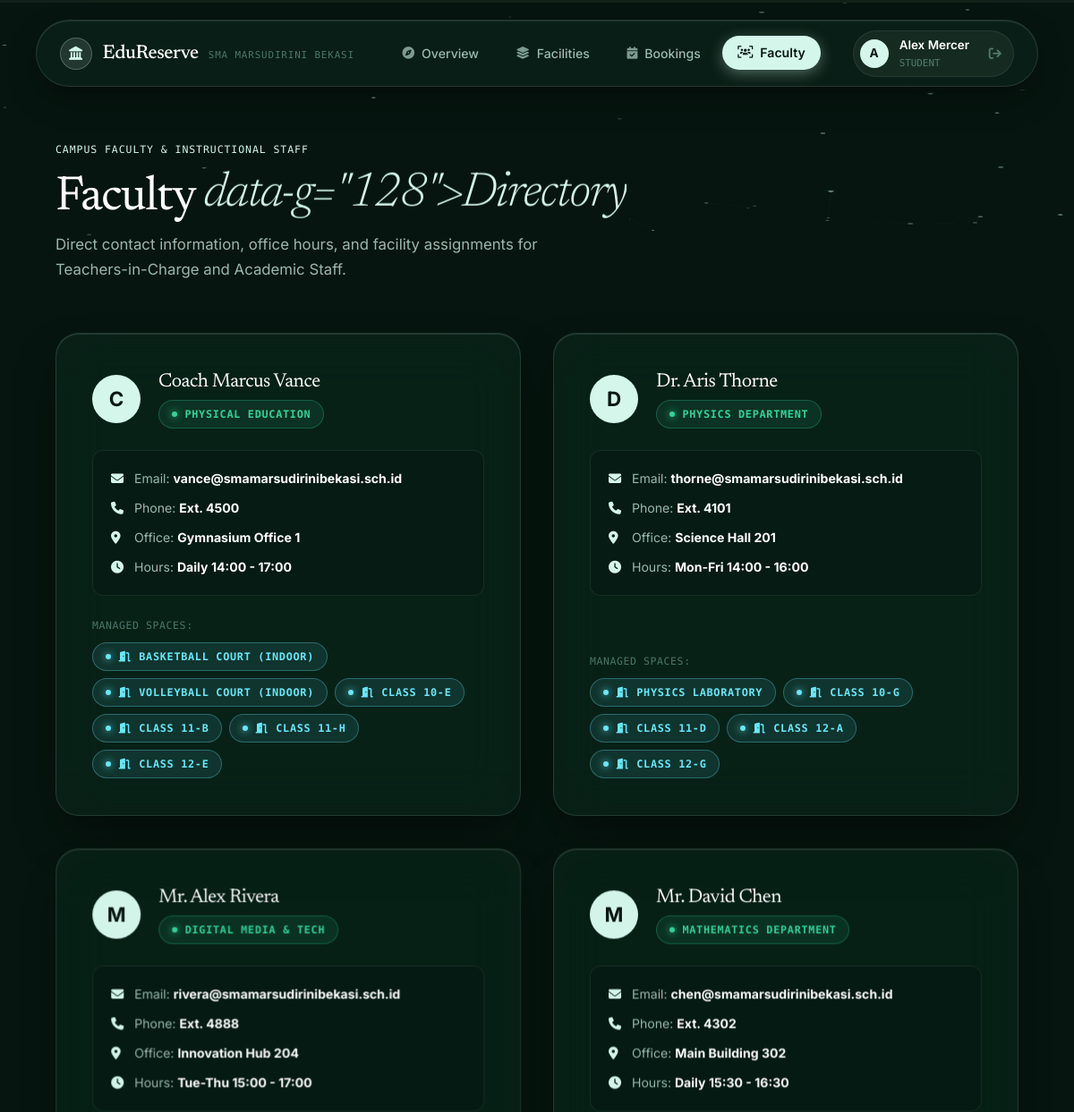
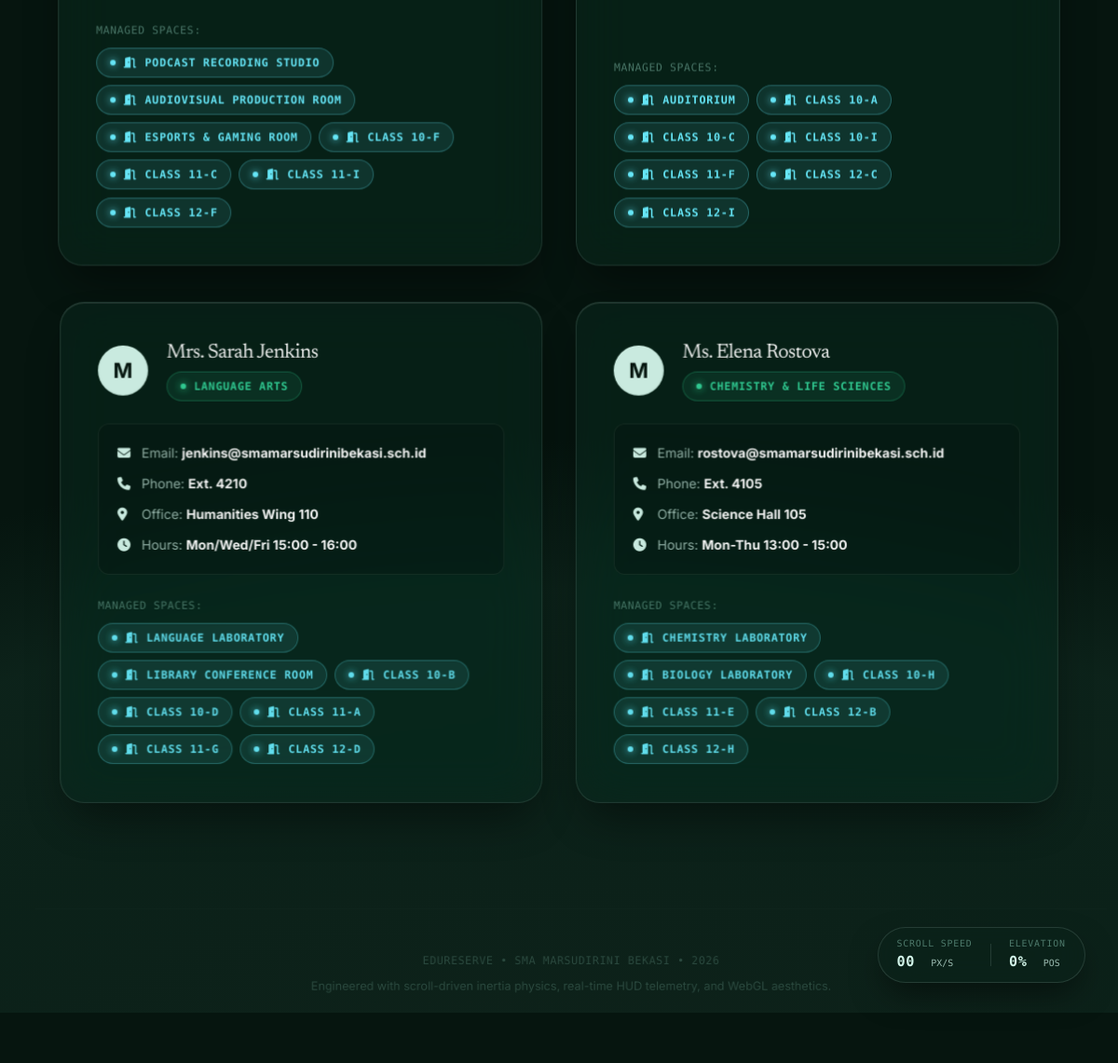
The app's page /teachers (signed in) with its own data (2 pictures, top to bottom).
### tables this page shows
CREATE TABLE users (
        id INTEGER PRIMARY KEY AUTOINCREMENT,
        name TEXT NOT NULL,
        email TEXT UNIQUE NOT NULL,
        password_hash TEXT NOT NULL,
        role TEXT NOT NULL,
        student_id_number TEXT UNIQUE,
        grade_level TEXT,
        homeroom_teacher_id INTEGER,
        homeroom_classroom_id INTEGER,
        department TEXT,
        office_location TEXT,
        contact_phone TEXT,
        office_hours TEXT,
        assigned_homeroom_classroom_id INTEGER
    );

CREATE TABLE rooms (
        id INTEGER PRIMARY KEY AUTOINCREMENT,
        name TEXT NOT NULL,
        category TEXT NOT NULL,
        capacity INTEGER NOT NULL,
        location TEXT NOT NULL,
        teacher_in_charge_id INTEGER NOT NULL,
        qr_pin TEXT NOT NULL DEFAULT '1234',
        requires_after_hours_only INTEGER NOT NULL DEFAULT 0,
        description TEXT,
        icon TEXT,
        extra_data TEXT
    );

### app.py (the view)
@app.route('/teachers')
def teachers_directory():
    user = get_current_user()
    if not user:
        return redirect(url_for('login'))
    conn = get_db()
    cursor = conn.cursor()
    cursor.execute("SELECT * FROM users WHERE role = 'teacher' ORDER BY name ASC")
    t_rows = cursor.fetchall()
    teacher_list = []
    for tr in t_rows:
        t_obj = AuthService._instantiate_user(tr)
        cursor.execute("SELECT * FROM rooms WHERE teacher_in_charge_id = ?", (t_obj.id,))
        m_rooms = [RoomService._instantiate_room(rm) for rm in cursor.fetchall()]
        teacher_list.append({'teacher': t_obj, 'managed_rooms': m_rooms})
    conn.close()
    return render_template('teachers.html', active_page='teachers', teacher_list=teacher_list)

### app.py (called while the page is built)
def get_current_user():
    user_id = session.get('user_id')
    if not user_id:
        return None
    return AuthService.get_user_by_id(user_id)

@app.context_processor
def inject_user():
    return dict(current_user=get_current_user())

### database.py (called while the page is built)
def get_db():
    conn = sqlite3.connect(Config.DATABASE_PATH)
    conn.row_factory = sqlite3.Row
    conn.execute("PRAGMA journal_mode=WAL;")
    return conn

### models/user.py (called while the page is built)
    def is_student(self):
        return self.role == 'student'

    def is_teacher(self):
        return self.role == 'teacher'

### services/auth_service.py (called while the page is built)
    @staticmethod
    def get_user_by_id(user_id):
        conn = get_db()
        cursor = conn.cursor()
        cursor.execute("SELECT * FROM users WHERE id = ?", (user_id,))
        row = cursor.fetchone()
        conn.close()
        if not row:
            return None
        return AuthService._instantiate_user(row)

### templates/teachers.html (shortened to what this page needs)
{% extends 'base.html' %}
{% block content %}
<div class="spacious-hero">
    <div>
        <span class="mono-tag" style="margin-bottom: 0.6rem;">
            CAMPUS FACULTY & INSTRUCTIONAL STAFF
        </span>
        <h1 class="spacious-hero-title">
            Faculty <em>Directory</em>
        </h1>
        <p style="color: var(--text-secondary); font-size: 1.05rem; margin-top: 0.5rem; max-width: 620px;">
            Direct contact information, office hours, and facility assignments for Teachers-in-Charge and Academic Staff.
        </p>
    </div>
</div>
<div class="grid-cards">
    {% for item in teacher_list %}
    <div class="card" style="display: flex; flex-direction: column;">
        <div style="display: flex; align-items: center; gap: 1.25rem; margin-bottom: 1.5rem;">
            <div class="user-avatar" style="width: 54px; height: 54px; font-size: 1.4rem;">
                {{ item.teacher.name[0] }}
            </div>
            <div>
                <h3 style="font-size: 1.35rem; color: #ffffff;">{{ item.teacher.name }}</h3>
                <span class="badge badge-approved" style="margin-top: 0.35rem;">{{ item.teacher.department }}</span>
            </div>
        </div>
        <div style="background: rgba(8, 24, 18, 0.45); border: 1px solid var(--border-subtle); padding: 1.25rem; border-radius: var(--radius-sm); margin-bottom: 1.5rem; display: flex; flex-direction: column; gap: 0.65rem; font-size: 0.88rem;">
            <div>
                <i class="fas fa-envelope" style="color: var(--accent-mint); width: 22px;"></i>
                <span style="color: var(--text-secondary);">Email:</span> <strong style="color: #ffffff;">{{ item.teacher.email }}</strong>
            </div>
            <div>
                <i class="fas fa-phone" style="color: var(--accent-mint); width: 22px;"></i>
                <span style="color: var(--text-secondary);">Phone:</span> <strong style="color: #ffffff;">{{ item.teacher.contact_phone }}</strong>
            </div>
            <div>
                <i class="fas fa-location-dot" style="color: var(--accent-mint); width: 22px;"></i>
                <span style="color: var(--text-secondary);">Office:</span> <strong style="color: #ffffff;">{{ item.teacher.office_location }}</strong>
            </div>
            <div>
                <i class="fas fa-clock" style="color: var(--accent-mint); width: 22px;"></i>
                <span style="color: var(--text-secondary);">Hours:</span> <strong style="color: #ffffff;">{{ item.teacher.office_hours }}</strong>
            </div>
        </div>
        <div style="margin-top: auto;">
            <span class="mono" style="font-size: 0.72rem; color: var(--text-muted); display: block; margin-bottom: 0.6rem; letter-spacing: 0.05em;">
                MANAGED SPACES:
            </span>
            {% if item.managed_rooms %}
                <div style="display: flex; flex-wrap: wrap; gap: 0.5rem;">
                    {% for r in item.managed_rooms %}
                        <a href="{{ url_for('room_detail', room_id=r.id) }}" class="badge badge-checkedin" style="text-decoration: none;">
                            <i class="fas fa-door-open"></i> {{ r.name }}
                        </a>
                    {% endfor %}
                </div>
            {% else %}
                <span class="mono" style="font-size: 0.8rem; color: var(--text-muted);">
                    General Academic & Homeroom Staff
                </span>
            {% endif %}
        </div>
    </div>
    {% endfor %}
</div>
{% endblock %}

### templates/base.html (shortened to what this page needs)
<!DOCTYPE html>
<html lang="en">
<head>
    <link rel="stylesheet" href="https://cdnjs.cloudflare.com/ajax/libs/font-awesome/6.4.0/css/all.min.css">
    <link rel="stylesheet" href="{{ url_for('static', filename='css/main.css') }}">
</head>
<body>
    <div id="bg-gradient" aria-hidden="true"></div>
    <canvas id="ambient-canvas" aria-hidden="true"></canvas>
    <div id="scroll-telemetry" class="scroll-hud" aria-label="Scroll Telemetry">
        <div class="hud-item">
            <span class="hud-label">SCROLL SPEED</span>
            <div class="hud-data-row">
                <span class="hud-val" id="hud-velocity">00</span>
                <span class="hud-unit">PX/S</span>
            </div>
        </div>
        <div class="hud-item">
            <span class="hud-label">ELEVATION</span>
            <div class="hud-data-row">
                <span class="hud-val" id="hud-progress">0%</span>
                <span class="hud-unit">POS</span>
            </div>
        </div>
    </div>
    <div class="navbar-wrapper" id="navbar-wrapper">
        <header class="navbar">
            <a href="{{ url_for('dashboard') }}" class="brand">
                <div class="brand-icon">
                    <i class="fas fa-landmark"></i>
                </div>
                <div>
                    <span class="brand-title">EduReserve</span>
                    <span class="brand-subtitle">SMA MARSUDIRINI BEKASI</span>
                </div>
            </a>
            {% if current_user %}
            <ul class="nav-links">
                <li>
                    <a href="{{ url_for('dashboard') }}" class="nav-link {% if active_page == 'dashboard' %}active{% endif %}">
                        <i class="fas fa-compass"></i> Overview
                    </a>
                </li>
                <li>
                    <a href="{{ url_for('rooms_catalog') }}" class="nav-link {% if active_page == 'rooms' %}active{% endif %}">
                        <i class="fas fa-layer-group"></i> Facilities
                    </a>
                </li>
                {% if current_user.is_student() %}
                <li>
                    <a href="{{ url_for('my_bookings') }}" class="nav-link {% if active_page == 'my_bookings' %}active{% endif %}">
                        <i class="fas fa-calendar-check"></i> Bookings
                    </a>
                </li>
                {% endif %}
                <li>
                    <a href="{{ url_for('teachers_directory') }}" class="nav-link {% if active_page == 'teachers' %}active{% endif %}">
                        <i class="fas fa-users-viewfinder"></i> Faculty
                    </a>
                </li>
            </ul>
            <div class="user-badge">
                <div class="user-avatar">
                    {{ current_user.name[0] }}
                </div>
                <div style="display:flex; flex-direction:column; align-items:flex-start; margin-right: 0.35rem;">
                    <span style="font-weight:600; font-size:0.84rem; color:#ffffff;">{{ current_user.name }}</span>
                    <span class="mono" style="font-size:0.68rem; color:var(--text-muted); text-transform:uppercase;">{{ current_user.role }}</span>
                </div>
                <a href="{{ url_for('logout') }}" style="color:var(--text-muted); margin-left:0.25rem; font-size:0.88rem; transition:color 0.2s;" onmouseover="this.style.color='#f87171'" onmouseout="this.style.color='var(--text-muted)'" title="Sign Out">
                    <i class="fas fa-arrow-right-from-bracket"></i>
                </a>
            </div>
            {% endif %}
        </header>
    </div>
    <main class="container">
        {% block content %}{% endblock %}
    </main>
    <footer>
        <div style="max-width: 800px; margin: 0 auto; display: flex; flex-direction: column; gap: 0.5rem; align-items: center;">
            <p class="mono" style="font-size: 0.76rem; color: var(--text-muted); letter-spacing: 0.05em;">
                EDURESERVE &bull; SMA MARSUDIRINI BEKASI &bull; 2026
            </p>
            <p style="font-size: 0.82rem; color: var(--text-muted);">
                Engineered with scroll-driven inertia physics, real-time HUD telemetry, and WebGL aesthetics.
            </p>
        </div>
    </footer>
</body>
</html>

### records on screen
users: name "A", name "Alex Mercer", role "STUDENT"
users: teacher "C", teacher.name "Coach Marcus Vance", teacher.department "PHYSICAL EDUCATION", teacher.email "vance@smamarsudirinibekasi.sch.id", teacher.contact_phone "Ext. 4500", teacher.office_location "Gymnasium Office 1", teacher.office_hours "Daily 14:00 - 17:00"
rooms: name "BASKETBALL COURT (INDOOR)"
rooms: name "VOLLEYBALL COURT (INDOOR)"
rooms: name "CLASS 10-E"
rooms: name "CLASS 11-B"
rooms: name "CLASS 11-H"
rooms: name "CLASS 12-E"
users: teacher "D", teacher.name "Dr. Aris Thorne", teacher.department "PHYSICS DEPARTMENT", teacher.email "thorne@smamarsudirinibekasi.sch.id", teacher.contact_phone "Ext. 4101", teacher.office_location "Science Hall 201", teacher.office_hours "Mon-Fri 14:00 - 16:00"
rooms: name "PHYSICS LABORATORY"
rooms: name "CLASS 10-G"
rooms: name "CLASS 11-D"
rooms: name "CLASS 12-A"
rooms: name "CLASS 12-G"
users: teacher "M", teacher.name "Mr. Alex Rivera", teacher.department "DIGITAL MEDIA & TECH", teacher.email "rivera@smamarsudirinibekasi.sch.id", teacher.contact_phone "Ext. 4888", teacher.office_location "Innovation Hub 204", teacher.office_hours "Tue-Thu 15:00 - 17:00"
rooms: name "PODCAST RECORDING STUDIO"
rooms: name "AUDIOVISUAL PRODUCTION ROOM"
rooms: name "ESPORTS & GAMING ROOM"
rooms: name "CLASS 10-F"
rooms: name "CLASS 11-C"
rooms: name "CLASS 11-I"
rooms: name "CLASS 12-F"
users: teacher "M", teacher.name "Mr. David Chen", teacher.department "MATHEMATICS DEPARTMENT", teacher.email "chen@smamarsudirinibekasi.sch.id", teacher.contact_phone "Ext. 4302", teacher.office_location "Main Building 302", teacher.office_hours "Daily 15:30 - 16:30"
rooms: name "AUDITORIUM"
rooms: name "CLASS 10-A"
rooms: name "CLASS 10-C"
rooms: name "CLASS 10-I"
rooms: name "CLASS 11-F"
rooms: name "CLASS 12-C"
rooms: name "CLASS 12-I"
users: teacher "M", teacher.name "Mrs. Sarah Jenkins", teacher.department "LANGUAGE ARTS", teacher.email "jenkins@smamarsudirinibekasi.sch.id", teacher.contact_phone "Ext. 4210", teacher.office_location "Humanities Wing 110", teacher.office_hours "Mon/Wed/Fri 15:00 - 16:00"
rooms: name "LANGUAGE LABORATORY"
rooms: name "LIBRARY CONFERENCE ROOM"
rooms: name "CLASS 10-B"
rooms: name "CLASS 10-D"
rooms: name "CLASS 11-A"
rooms: name "CLASS 11-G"
rooms: name "CLASS 12-D"
users: teacher "M", teacher.name "Ms. Elena Rostova", teacher.department "CHEMISTRY & LIFE SCIENCES", teacher.email "rostova@smamarsudirinibekasi.sch.id", teacher.contact_phone "Ext. 4105", teacher.office_location "Science Hall 105", teacher.office_hours "Mon-Thu 13:00 - 15:00"
rooms: name "CHEMISTRY LABORATORY"
rooms: name "BIOLOGY LABORATORY"
rooms: name "CLASS 10-H"
rooms: name "CLASS 11-E"
rooms: name "CLASS 12-B"
rooms: name "CLASS 12-H"
